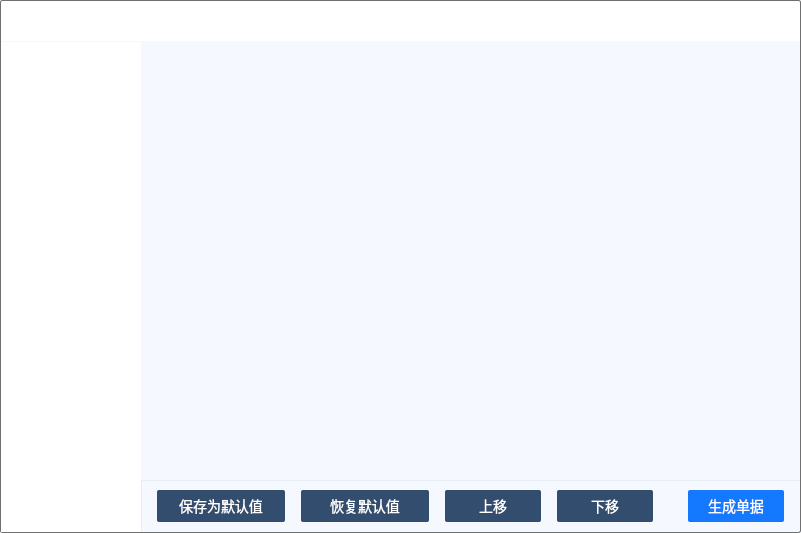
<?xml version="1.0" encoding="UTF-8"?>
<ui version="4.0">
 <class>BaseDialog</class>
 <widget class="QWidget" name="BaseDialog">
  <property name="geometry">
   <rect>
    <x>0</x>
    <y>0</y>
    <width>801</width>
    <height>533</height>
   </rect>
  </property>
  <property name="windowTitle">
   <string>Form</string>
  </property>
  <property name="styleSheet">
   <string notr="true">#BaseDialog{
background: #F5F9FF;
border:1px solid #707070;
border-radius:2px;
}
</string>
  </property>
  <layout class="QVBoxLayout" name="verticalLayout_2">
   <property name="spacing">
    <number>0</number>
   </property>
   <property name="leftMargin">
    <number>1</number>
   </property>
   <property name="topMargin">
    <number>1</number>
   </property>
   <property name="rightMargin">
    <number>1</number>
   </property>
   <property name="bottomMargin">
    <number>1</number>
   </property>
   <item>
    <widget class="QWidget" name="widget_title" native="true">
     <property name="minimumSize">
      <size>
       <width>0</width>
       <height>40</height>
      </size>
     </property>
     <property name="maximumSize">
      <size>
       <width>16777215</width>
       <height>40</height>
      </size>
     </property>
     <property name="styleSheet">
      <string notr="true">background: #FFFFFF;
border-top-left-radius:2px;
border-top-right-radius:2px;
border:none;</string>
     </property>
     <layout class="QHBoxLayout" name="horizontalLayout">
      <property name="spacing">
       <number>10</number>
      </property>
      <property name="leftMargin">
       <number>8</number>
      </property>
      <property name="topMargin">
       <number>6</number>
      </property>
      <property name="rightMargin">
       <number>6</number>
      </property>
      <property name="bottomMargin">
       <number>6</number>
      </property>
      <item>
       <widget class="QPushButton" name="btn_title_icon">
        <property name="minimumSize">
         <size>
          <width>24</width>
          <height>24</height>
         </size>
        </property>
        <property name="styleSheet">
         <string notr="true">background:transparent;
border:none;
/*
background-image:url(&quot;:/common_images/res/images/icons_configuration.png&quot;);
*/</string>
        </property>
        <property name="text">
         <string/>
        </property>
        <property name="iconSize">
         <size>
          <width>24</width>
          <height>24</height>
         </size>
        </property>
       </widget>
      </item>
      <item>
       <widget class="QLabel" name="label_title">
        <property name="styleSheet">
         <string notr="true">font-size: 16px;
font-weight: 500;
color: #1D2129;
line-height: 22px;</string>
        </property>
        <property name="text">
         <string/>
        </property>
       </widget>
      </item>
      <item>
       <spacer name="horizontalSpacer">
        <property name="orientation">
         <enum>Qt::Horizontal</enum>
        </property>
        <property name="sizeHint" stdset="0">
         <size>
          <width>692</width>
          <height>19</height>
         </size>
        </property>
       </spacer>
      </item>
      <item>
       <widget class="QPushButton" name="btn_close">
        <property name="minimumSize">
         <size>
          <width>16</width>
          <height>16</height>
         </size>
        </property>
        <property name="maximumSize">
         <size>
          <width>16</width>
          <height>16</height>
         </size>
        </property>
        <property name="styleSheet">
         <string notr="true">background:transparent;
border:none;
border-image: url(:/icons/images/login_account_error_right.png);</string>
        </property>
        <property name="text">
         <string/>
        </property>
       </widget>
      </item>
     </layout>
    </widget>
   </item>
   <item>
    <layout class="QHBoxLayout" name="horizontalLayout_3" stretch="0,1">
     <property name="spacing">
      <number>0</number>
     </property>
     <property name="topMargin">
      <number>1</number>
     </property>
     <item>
      <widget class="QListView" name="list_view">
       <property name="maximumSize">
        <size>
         <width>140</width>
         <height>16777215</height>
        </size>
       </property>
       <property name="focusPolicy">
        <enum>Qt::NoFocus</enum>
       </property>
       <property name="styleSheet">
        <string notr="true">QListView::item:selected
{
	background: #1479FF;
	color:#FFFFFF;
	border:none;
}

QListView::item
{
	height:40px;
}

QListView
{
	background:#FFFFFF;
	font-size: 14px;
	font-weight: 400;
	color: #4E5969;
	border:none;
	border-radius:0px;
}</string>
       </property>
       <property name="editTriggers">
        <set>QAbstractItemView::NoEditTriggers</set>
       </property>
       <property name="itemAlignment">
        <set>Qt::AlignCenter</set>
       </property>
      </widget>
     </item>
     <item>
      <layout class="QVBoxLayout" name="verticalLayout">
       <property name="spacing">
        <number>0</number>
       </property>
       <item>
        <widget class="QStackedWidget" name="stacked_widget">
         <property name="styleSheet">
          <string notr="true">background: #F5F9FF;
border:none;
border-radius:0px;</string>
         </property>
        </widget>
       </item>
       <item>
        <widget class="QWidget" name="widget" native="true">
         <property name="minimumSize">
          <size>
           <width>0</width>
           <height>52</height>
          </size>
         </property>
         <property name="styleSheet">
          <string notr="true">#widget
{
	background:transparent;
	border:none;
	border-left: 1px solid #E9EEF5;
	border-top: 1px solid #E9EEF5;
	border-radius:0px;
}

QPushButton
{
	font-size: 14px;
	font-weight: 400;
	color: #FFFFFF;
	line-height: 0px;
	border-radius: 2px;
	background: #334D6F;

}</string>
         </property>
         <layout class="QHBoxLayout" name="horizontalLayout_2">
          <property name="spacing">
           <number>16</number>
          </property>
          <property name="leftMargin">
           <number>16</number>
          </property>
          <property name="topMargin">
           <number>10</number>
          </property>
          <property name="rightMargin">
           <number>16</number>
          </property>
          <property name="bottomMargin">
           <number>10</number>
          </property>
          <item>
           <widget class="QPushButton" name="btn_arg_config_1">
            <property name="minimumSize">
             <size>
              <width>128</width>
              <height>32</height>
             </size>
            </property>
            <property name="text">
             <string>保存为默认值</string>
            </property>
           </widget>
          </item>
          <item>
           <widget class="QPushButton" name="btn_arg_config_2">
            <property name="minimumSize">
             <size>
              <width>128</width>
              <height>32</height>
             </size>
            </property>
            <property name="text">
             <string>恢复默认值</string>
            </property>
           </widget>
          </item>
          <item>
           <widget class="QPushButton" name="btn_sys_config_1">
            <property name="minimumSize">
             <size>
              <width>96</width>
              <height>32</height>
             </size>
            </property>
            <property name="text">
             <string>上移</string>
            </property>
           </widget>
          </item>
          <item>
           <widget class="QPushButton" name="btn_sys_config_2">
            <property name="minimumSize">
             <size>
              <width>96</width>
              <height>32</height>
             </size>
            </property>
            <property name="text">
             <string>下移</string>
            </property>
           </widget>
          </item>
          <item>
           <spacer name="horizontalSpacer_2">
            <property name="orientation">
             <enum>Qt::Horizontal</enum>
            </property>
            <property name="sizeHint" stdset="0">
             <size>
              <width>52</width>
              <height>20</height>
             </size>
            </property>
           </spacer>
          </item>
          <item>
           <widget class="QPushButton" name="btn_confirm">
            <property name="minimumSize">
             <size>
              <width>96</width>
              <height>32</height>
             </size>
            </property>
            <property name="styleSheet">
             <string notr="true">background: #1479FF;</string>
            </property>
            <property name="text">
             <string>生成单据</string>
            </property>
           </widget>
          </item>
         </layout>
        </widget>
       </item>
      </layout>
     </item>
    </layout>
   </item>
  </layout>
 </widget>
 <resources/>
 <connections/>
</ui>
